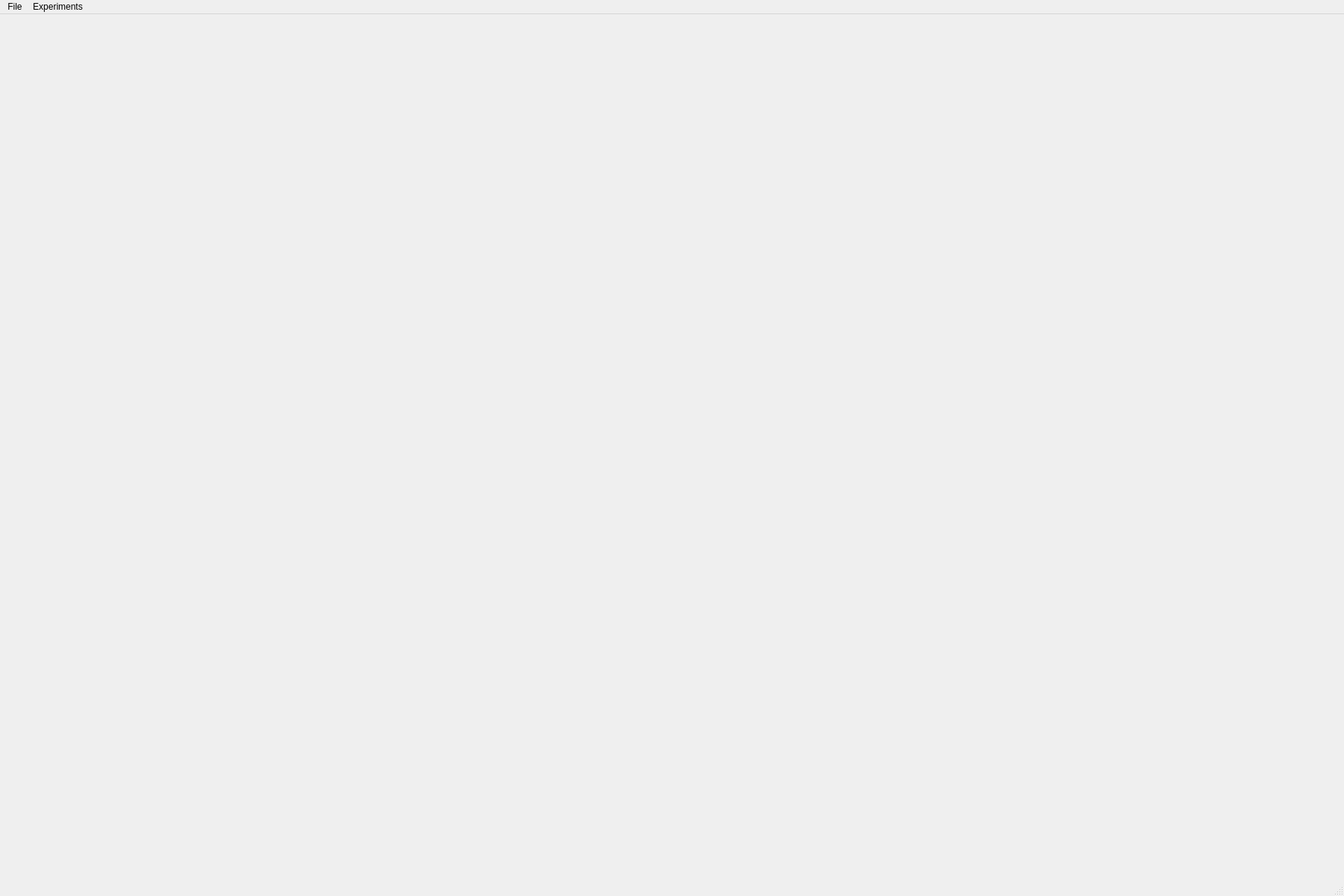
<?xml version="1.0" encoding="UTF-8"?>
<ui version="4.0">
 <class>MainWindow</class>
 <widget class="QMainWindow" name="MainWindow">
  <property name="geometry">
   <rect>
    <x>0</x>
    <y>0</y>
    <width>1800</width>
    <height>1200</height>
   </rect>
  </property>
  <property name="sizePolicy">
   <sizepolicy hsizetype="Maximum" vsizetype="Maximum">
    <horstretch>0</horstretch>
    <verstretch>0</verstretch>
   </sizepolicy>
  </property>
  <property name="windowTitle">
   <string>MainWindow</string>
  </property>
  <widget class="QWidget" name="centralwidget">
   <layout class="QGridLayout" name="gridLayout"/>
  </widget>
  <widget class="QMenuBar" name="menubar">
   <property name="geometry">
    <rect>
     <x>0</x>
     <y>0</y>
     <width>1800</width>
     <height>22</height>
    </rect>
   </property>
   <property name="defaultUp">
    <bool>true</bool>
   </property>
   <widget class="QMenu" name="menuFile">
    <property name="title">
     <string>File</string>
    </property>
    <addaction name="actionOpen"/>
    <addaction name="actionExit"/>
   </widget>
   <widget class="QMenu" name="menuExperiments">
    <property name="title">
     <string>Experiments</string>
    </property>
   </widget>
   <addaction name="menuFile"/>
   <addaction name="menuExperiments"/>
  </widget>
  <widget class="QStatusBar" name="statusbar"/>
  <action name="actionOpen">
   <property name="enabled">
    <bool>true</bool>
   </property>
   <property name="text">
    <string>Open</string>
   </property>
  </action>
  <action name="actionExit">
   <property name="text">
    <string>Exit</string>
   </property>
  </action>
 </widget>
 <resources/>
 <connections/>
</ui>
